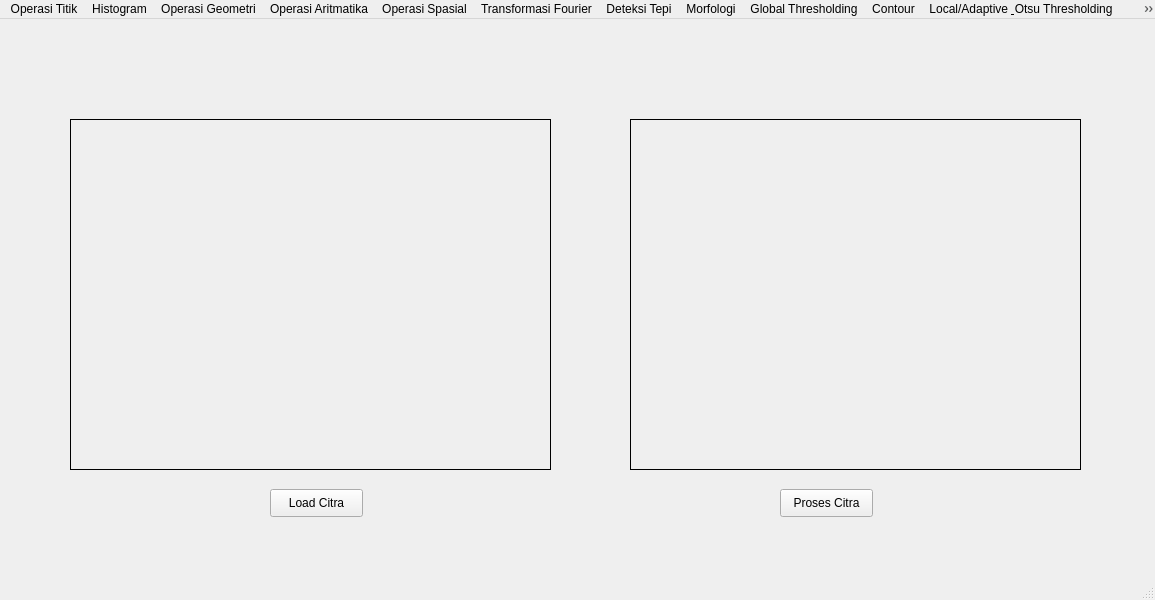
<?xml version="1.0" encoding="UTF-8"?>
<ui version="4.0">
 <class>MainWindow</class>
 <widget class="QMainWindow" name="MainWindow">
  <property name="geometry">
   <rect>
    <x>0</x>
    <y>0</y>
    <width>1155</width>
    <height>600</height>
   </rect>
  </property>
  <property name="windowTitle">
   <string>MainWindow</string>
  </property>
  <widget class="QWidget" name="centralwidget">
   <widget class="QPushButton" name="btn_loadcitra">
    <property name="geometry">
     <rect>
      <x>270</x>
      <y>470</y>
      <width>93</width>
      <height>28</height>
     </rect>
    </property>
    <property name="text">
     <string>Load Citra</string>
    </property>
   </widget>
   <widget class="QLabel" name="img_label">
    <property name="geometry">
     <rect>
      <x>70</x>
      <y>100</y>
      <width>481</width>
      <height>351</height>
     </rect>
    </property>
    <property name="frameShape">
     <enum>QFrame::Box</enum>
    </property>
    <property name="text">
     <string/>
    </property>
   </widget>
   <widget class="QLabel" name="img_output">
    <property name="geometry">
     <rect>
      <x>630</x>
      <y>100</y>
      <width>451</width>
      <height>351</height>
     </rect>
    </property>
    <property name="frameShape">
     <enum>QFrame::Box</enum>
    </property>
    <property name="text">
     <string/>
    </property>
   </widget>
   <widget class="QPushButton" name="btn_prosescitra">
    <property name="geometry">
     <rect>
      <x>780</x>
      <y>470</y>
      <width>93</width>
      <height>28</height>
     </rect>
    </property>
    <property name="text">
     <string>Proses Citra</string>
    </property>
   </widget>
  </widget>
  <widget class="QMenuBar" name="menubar">
   <property name="geometry">
    <rect>
     <x>0</x>
     <y>0</y>
     <width>1155</width>
     <height>26</height>
    </rect>
   </property>
   <widget class="QMenu" name="menuOperasi_Titik">
    <property name="title">
     <string>Operasi Titik</string>
    </property>
    <addaction name="actionGrayscale"/>
    <addaction name="actionOperasi_Pencerahan"/>
    <addaction name="actionSimple_Contrast"/>
    <addaction name="actionContrast_Stretching"/>
    <addaction name="actionNegative"/>
    <addaction name="actionBiner"/>
   </widget>
   <widget class="QMenu" name="menuHistogram">
    <property name="title">
     <string>Histogram</string>
    </property>
    <addaction name="actionHistogram_Grayscale"/>
    <addaction name="actionHistogram_RGB"/>
    <addaction name="actionHistogram_Equalization"/>
   </widget>
   <widget class="QMenu" name="menuOperasi_Geometri">
    <property name="title">
     <string>Operasi Geometri</string>
    </property>
    <widget class="QMenu" name="menuRotasi">
     <property name="title">
      <string>Rotasi</string>
     </property>
     <addaction name="action90_Derajat"/>
     <addaction name="action45_Derajat"/>
     <addaction name="action180_Derajat"/>
    </widget>
    <widget class="QMenu" name="menuResize">
     <property name="title">
      <string>Resize</string>
     </property>
     <addaction name="actionZoom_In"/>
    </widget>
    <addaction name="actionTranslasi"/>
    <addaction name="menuRotasi"/>
    <addaction name="menuResize"/>
    <addaction name="actionCrop"/>
   </widget>
   <widget class="QMenu" name="menuOperasi_Aritmatika">
    <property name="title">
     <string>Operasi Aritmatika</string>
    </property>
    <addaction name="actionTambah_Kurang"/>
    <addaction name="actionBoolean"/>
   </widget>
   <widget class="QMenu" name="menuOperasi_Spasial">
    <property name="title">
     <string>Operasi Spasial</string>
    </property>
    <widget class="QMenu" name="menuImage_Sharpening">
     <property name="title">
      <string>Image Sharpening</string>
     </property>
     <addaction name="actionKernel_1"/>
     <addaction name="actionKernel_2"/>
     <addaction name="actionKernel_3"/>
     <addaction name="actionKernel_4"/>
     <addaction name="actionKernel_5"/>
     <addaction name="actionKernel_6"/>
     <addaction name="actionLaplace"/>
    </widget>
    <addaction name="actionKonvolusi_2D_2"/>
    <addaction name="actionMean_Filter"/>
    <addaction name="actionGaussian_Filter"/>
    <addaction name="menuImage_Sharpening"/>
    <addaction name="actionMedian_Filter"/>
    <addaction name="actionMax_Filter"/>
    <addaction name="actionMin_Filter"/>
   </widget>
   <widget class="QMenu" name="menuTransformasi_Fourier">
    <property name="title">
     <string>Transformasi Fourier</string>
    </property>
    <addaction name="actionDFT_LPF"/>
    <addaction name="actionDFT_HPF"/>
   </widget>
   <widget class="QMenu" name="menuDeteksi_Tepi">
    <property name="title">
     <string>Deteksi Tepi</string>
    </property>
    <addaction name="actionSobel"/>
    <addaction name="actionCanny_Edge"/>
   </widget>
   <widget class="QMenu" name="menuMorfologi">
    <property name="title">
     <string>Morfologi</string>
    </property>
    <addaction name="actionDilasi"/>
    <addaction name="actionErosi"/>
    <addaction name="actionOpening"/>
    <addaction name="actionClosing"/>
   </widget>
   <widget class="QMenu" name="menuGlobal_Thresholding">
    <property name="title">
     <string>Global Thresholding</string>
    </property>
    <addaction name="actionBinary"/>
    <addaction name="actionBinary_Invers"/>
    <addaction name="actionTrunc"/>
    <addaction name="actionTo_Zero"/>
    <addaction name="actionTo_Zero_Invers"/>
   </widget>
   <widget class="QMenu" name="menuLocal_Adaptive_Otsu_Thresholding">
    <property name="title">
     <string>Local/Adaptive &amp; Otsu Thresholding</string>
    </property>
    <addaction name="actionMean_Threshold"/>
    <addaction name="actionGauss_Threshold"/>
    <addaction name="actionOtsu_Threshold"/>
   </widget>
   <widget class="QMenu" name="menuContour">
    <property name="title">
     <string>Contour</string>
    </property>
    <addaction name="actionIdentifikasi_Bentuk"/>
   </widget>
   <widget class="QMenu" name="menuColor_Processing">
    <property name="title">
     <string>Color Processing</string>
    </property>
    <addaction name="actionColor_Tracking"/>
    <addaction name="actionColor_Picker"/>
   </widget>
   <widget class="QMenu" name="menuDetection">
    <property name="title">
     <string>Detection</string>
    </property>
    <widget class="QMenu" name="menuHistogram_Of_Gradient">
     <property name="title">
      <string>Histogram Of Gradient</string>
     </property>
     <addaction name="actionAstronaut"/>
     <addaction name="actionPedestrian"/>
    </widget>
    <addaction name="actionObject_Detection"/>
    <addaction name="menuHistogram_Of_Gradient"/>
    <addaction name="actionHaar_Face_Eye"/>
    <addaction name="actionHaar_Pedestrian"/>
    <addaction name="actionCircle_Hough"/>
    <addaction name="actionFacial_Landmark"/>
    <addaction name="actionFace_Swap"/>
    <addaction name="actionReal_Time_Face_Swap"/>
    <addaction name="actionYawn_Detection"/>
   </widget>
   <addaction name="menuOperasi_Titik"/>
   <addaction name="menuHistogram"/>
   <addaction name="menuOperasi_Geometri"/>
   <addaction name="menuOperasi_Aritmatika"/>
   <addaction name="menuOperasi_Spasial"/>
   <addaction name="menuTransformasi_Fourier"/>
   <addaction name="menuDeteksi_Tepi"/>
   <addaction name="menuMorfologi"/>
   <addaction name="menuGlobal_Thresholding"/>
   <addaction name="menuContour"/>
   <addaction name="menuLocal_Adaptive_Otsu_Thresholding"/>
   <addaction name="menuColor_Processing"/>
   <addaction name="menuDetection"/>
  </widget>
  <widget class="QStatusBar" name="statusbar"/>
  <action name="actionOperasi_Pencerahan">
   <property name="text">
    <string>Operasi Pencerahan</string>
   </property>
  </action>
  <action name="actionSimple_Contrast">
   <property name="text">
    <string>Simple Contrast</string>
   </property>
  </action>
  <action name="actionContrast_Stretching">
   <property name="text">
    <string>Contrast Stretching</string>
   </property>
  </action>
  <action name="actionNegative">
   <property name="text">
    <string>Negative</string>
   </property>
  </action>
  <action name="actionBiner">
   <property name="text">
    <string>Biner</string>
   </property>
  </action>
  <action name="actionReset_Gambar">
   <property name="text">
    <string>Reset Gambar</string>
   </property>
  </action>
  <action name="actionGrayscale">
   <property name="text">
    <string>Grayscale</string>
   </property>
  </action>
  <action name="actionHistogram_Grayscale">
   <property name="text">
    <string>Histogram Grayscale</string>
   </property>
  </action>
  <action name="actionHistogram_RGB">
   <property name="text">
    <string>Histogram RGB</string>
   </property>
  </action>
  <action name="actionHistogram_Equalization">
   <property name="text">
    <string>Histogram Equalization</string>
   </property>
  </action>
  <action name="actionTranslasi">
   <property name="text">
    <string>Translasi</string>
   </property>
  </action>
  <action name="action90_Derajat">
   <property name="text">
    <string>90 Derajat</string>
   </property>
  </action>
  <action name="actionZoom_In">
   <property name="text">
    <string>Zoom In</string>
   </property>
  </action>
  <action name="actionCrop">
   <property name="text">
    <string>Crop</string>
   </property>
  </action>
  <action name="actionTambah_Kurang">
   <property name="text">
    <string>Tambah &amp; Kurang</string>
   </property>
  </action>
  <action name="actionBoolean">
   <property name="text">
    <string>Boolean</string>
   </property>
  </action>
  <action name="action45_Derajat">
   <property name="text">
    <string>45 Derajat</string>
   </property>
  </action>
  <action name="action180_Derajat">
   <property name="text">
    <string>180 Derajat</string>
   </property>
  </action>
  <action name="actionKonvolusi_2D">
   <property name="text">
    <string>Konvolusi 2D</string>
   </property>
  </action>
  <action name="actionFilter">
   <property name="text">
    <string>Konvolusi 2D</string>
   </property>
  </action>
  <action name="actionKonvolusi_2D_2">
   <property name="text">
    <string>Konvolusi 2D</string>
   </property>
  </action>
  <action name="actionMean_Filter">
   <property name="text">
    <string>Mean Filter</string>
   </property>
  </action>
  <action name="actionGaussian_Filter">
   <property name="text">
    <string>Gaussian Filter</string>
   </property>
  </action>
  <action name="actionMedian_Filter">
   <property name="text">
    <string>Median Filter</string>
   </property>
  </action>
  <action name="actionKernel_1">
   <property name="text">
    <string>Kernel 1</string>
   </property>
  </action>
  <action name="actionKernel_2">
   <property name="text">
    <string>Kernel 2</string>
   </property>
  </action>
  <action name="actionKernel_3">
   <property name="text">
    <string>Kernel 3</string>
   </property>
  </action>
  <action name="actionKernel_4">
   <property name="text">
    <string>Kernel 4</string>
   </property>
  </action>
  <action name="actionKernel_5">
   <property name="text">
    <string>Kernel 5</string>
   </property>
  </action>
  <action name="actionKernel_6">
   <property name="text">
    <string>Kernel 6</string>
   </property>
  </action>
  <action name="actionLaplace">
   <property name="text">
    <string>Laplace</string>
   </property>
  </action>
  <action name="actionMax_Filter">
   <property name="text">
    <string>Max Filter</string>
   </property>
  </action>
  <action name="actionMin_Filter">
   <property name="text">
    <string>Min Filter</string>
   </property>
  </action>
  <action name="actionDFT_LPF">
   <property name="text">
    <string>DFT LPF</string>
   </property>
  </action>
  <action name="actionDFT_HPF">
   <property name="text">
    <string>DFT HPF</string>
   </property>
  </action>
  <action name="actionSobel">
   <property name="text">
    <string>Sobel</string>
   </property>
  </action>
  <action name="actionCanny_Edge">
   <property name="text">
    <string>Canny Edge</string>
   </property>
  </action>
  <action name="actionDilasi">
   <property name="text">
    <string>Dilasi</string>
   </property>
  </action>
  <action name="actionErosi">
   <property name="text">
    <string>Erosi</string>
   </property>
  </action>
  <action name="actionOpening">
   <property name="text">
    <string>Opening</string>
   </property>
  </action>
  <action name="actionClosing">
   <property name="text">
    <string>Closing</string>
   </property>
  </action>
  <action name="actionBinary">
   <property name="text">
    <string>Binary</string>
   </property>
  </action>
  <action name="actionBinary_Invers">
   <property name="text">
    <string>Binary Invers</string>
   </property>
  </action>
  <action name="actionTrunc">
   <property name="text">
    <string>Trunc</string>
   </property>
  </action>
  <action name="actionTo_Zero">
   <property name="text">
    <string>To Zero</string>
   </property>
  </action>
  <action name="actionTo_Zero_Invers">
   <property name="text">
    <string>To Zero Invers</string>
   </property>
  </action>
  <action name="actionMean_Threshold">
   <property name="text">
    <string>Mean Threshold</string>
   </property>
  </action>
  <action name="actionGauss_Threshold">
   <property name="text">
    <string>Gauss Threshold</string>
   </property>
  </action>
  <action name="actionOtsu_Threshold">
   <property name="text">
    <string>Otsu Threshold</string>
   </property>
  </action>
  <action name="actionIdentifikasi_Bentuk">
   <property name="text">
    <string>Identifikasi Bentuk</string>
   </property>
  </action>
  <action name="actionColor_Tracking">
   <property name="text">
    <string>Color Tracking</string>
   </property>
  </action>
  <action name="actionColor_Picker">
   <property name="text">
    <string>Color Picker</string>
   </property>
  </action>
  <action name="actionObject_Detection">
   <property name="text">
    <string>Object Detection</string>
   </property>
  </action>
  <action name="actionHaar_Face_Eye">
   <property name="text">
    <string>Haar, Face &amp; Eye</string>
   </property>
  </action>
  <action name="actionHaar_Pedestrian">
   <property name="text">
    <string>Haar, Pedestrian</string>
   </property>
  </action>
  <action name="actionAstronaut">
   <property name="text">
    <string>Astronaut</string>
   </property>
  </action>
  <action name="actionPedestrian">
   <property name="text">
    <string>Pedestrian</string>
   </property>
  </action>
  <action name="actionCircle_Hough">
   <property name="text">
    <string>Circle Hough</string>
   </property>
  </action>
  <action name="actionFacial_Landmark">
   <property name="text">
    <string>Facial Landmark</string>
   </property>
  </action>
  <action name="actionFace_Swap">
   <property name="text">
    <string>Face Swap</string>
   </property>
  </action>
  <action name="actionReal_Time_Face_Swap">
   <property name="text">
    <string>Real Time Face Swap</string>
   </property>
  </action>
  <action name="actionYawn_Detection">
   <property name="text">
    <string>Yawn Detection</string>
   </property>
  </action>
 </widget>
 <resources/>
 <connections/>
</ui>
